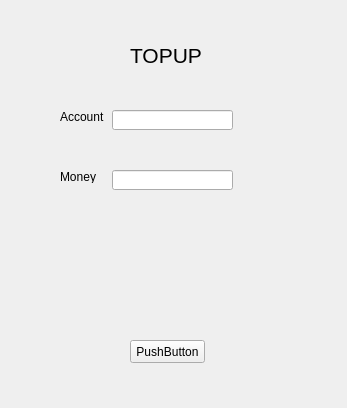
<?xml version="1.0" encoding="UTF-8"?>
<ui version="4.0">
 <class>topup</class>
 <widget class="QWidget" name="topup">
  <property name="geometry">
   <rect>
    <x>0</x>
    <y>0</y>
    <width>347</width>
    <height>408</height>
   </rect>
  </property>
  <property name="windowTitle">
   <string>Topup</string>
  </property>
  <widget class="QLabel" name="label">
   <property name="geometry">
    <rect>
     <x>0</x>
     <y>0</y>
     <width>351</width>
     <height>411</height>
    </rect>
   </property>
   <property name="minimumSize">
    <size>
     <width>351</width>
     <height>411</height>
    </size>
   </property>
   <property name="maximumSize">
    <size>
     <width>351</width>
     <height>411</height>
    </size>
   </property>
   <property name="text">
    <string/>
   </property>
   <property name="pixmap">
    <pixmap>Backg.png</pixmap>
   </property>
  </widget>
  <widget class="QPushButton" name="topupButtop">
   <property name="geometry">
    <rect>
     <x>130</x>
     <y>340</y>
     <width>75</width>
     <height>23</height>
    </rect>
   </property>
   <property name="text">
    <string>PushButton</string>
   </property>
  </widget>
  <widget class="QLabel" name="label_2">
   <property name="geometry">
    <rect>
     <x>130</x>
     <y>30</y>
     <width>201</width>
     <height>51</height>
    </rect>
   </property>
   <property name="font">
    <font>
     <pointsize>16</pointsize>
    </font>
   </property>
   <property name="text">
    <string>TOPUP</string>
   </property>
  </widget>
  <widget class="QLineEdit" name="idInput">
   <property name="geometry">
    <rect>
     <x>112</x>
     <y>110</y>
     <width>121</width>
     <height>20</height>
    </rect>
   </property>
  </widget>
  <widget class="QLineEdit" name="lineEdit_2">
   <property name="geometry">
    <rect>
     <x>112</x>
     <y>170</y>
     <width>121</width>
     <height>20</height>
    </rect>
   </property>
  </widget>
  <widget class="QLabel" name="label_3">
   <property name="geometry">
    <rect>
     <x>60</x>
     <y>110</y>
     <width>47</width>
     <height>13</height>
    </rect>
   </property>
   <property name="text">
    <string>Account</string>
   </property>
  </widget>
  <widget class="QLabel" name="amountInput">
   <property name="geometry">
    <rect>
     <x>60</x>
     <y>170</y>
     <width>47</width>
     <height>13</height>
    </rect>
   </property>
   <property name="text">
    <string>Money</string>
   </property>
  </widget>
 </widget>
 <resources/>
 <connections/>
</ui>
